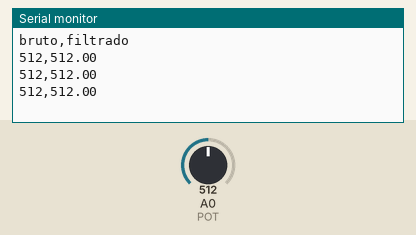
Recording of a sketch running on a simulated Arduino Uno, built with avr-gcc and run on an emulated ATmega328P. Parts: the last lines printed to the serial monitor. Inputs (shaded band) come from the test bench; at power-on: A0 (POT) = 512.

Above: at 1.3 s.
1.4 s: A0 (POT) set to 716
At 1.9 s:
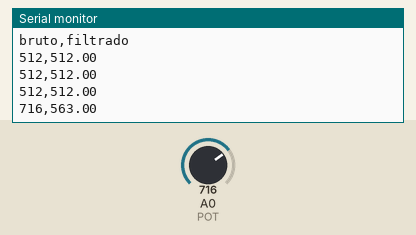
2.9 s: A0 (POT) set to 900
At 3.4 s:
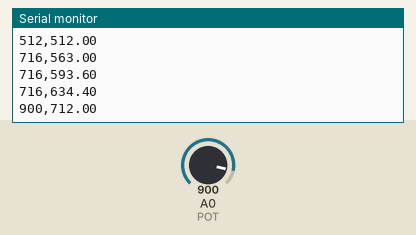
Timing chart, 0 to 5.9 s (numbered marks = the images above; inputs shaded):
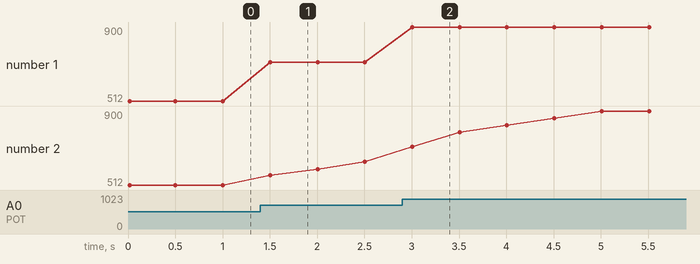

The sketch:

03-media-movel.ino
```cpp
// Exercício adicional 1 — média móvel de 5 amostras com janela circular
const int POT = A0;
const int N = 5;
int janela[N] = {0, 0, 0, 0, 0};
long soma = 0;
int indice = 0;
int quantidade = 0;

void setup() {
  Serial.begin(9600);
  Serial.println("bruto,filtrado");
}

void loop() {
  int bruto = analogRead(POT);

  soma -= janela[indice];        // retira o valor mais antigo
  janela[indice] = bruto;        // guarda o novo
  soma += bruto;

  indice = (indice + 1) % N;     // avança circularmente
  if (quantidade < N) quantidade++;

  // divide pela quantidade real para não puxar a média para zero no início
  float filtrado = (float)soma / quantidade;

  Serial.print(bruto);
  Serial.print(",");
  Serial.println(filtrado, 2);
  delay(500);
}
```

Measured:
- after the input at 1.4 s, the serial monitor: prints a new line after 0.10 s (image 1)
- after the input at 2.9 s, the serial monitor: prints a new line after 0.11 s (image 2)
- plotted number 1: 512 → 716 after the input at 1.4 s, 716 → 900 after the input at 2.9 s
- plotted number 2: 512 → 634.4 after the input at 1.4 s, 634.4 → 900 after the input at 2.9 s
